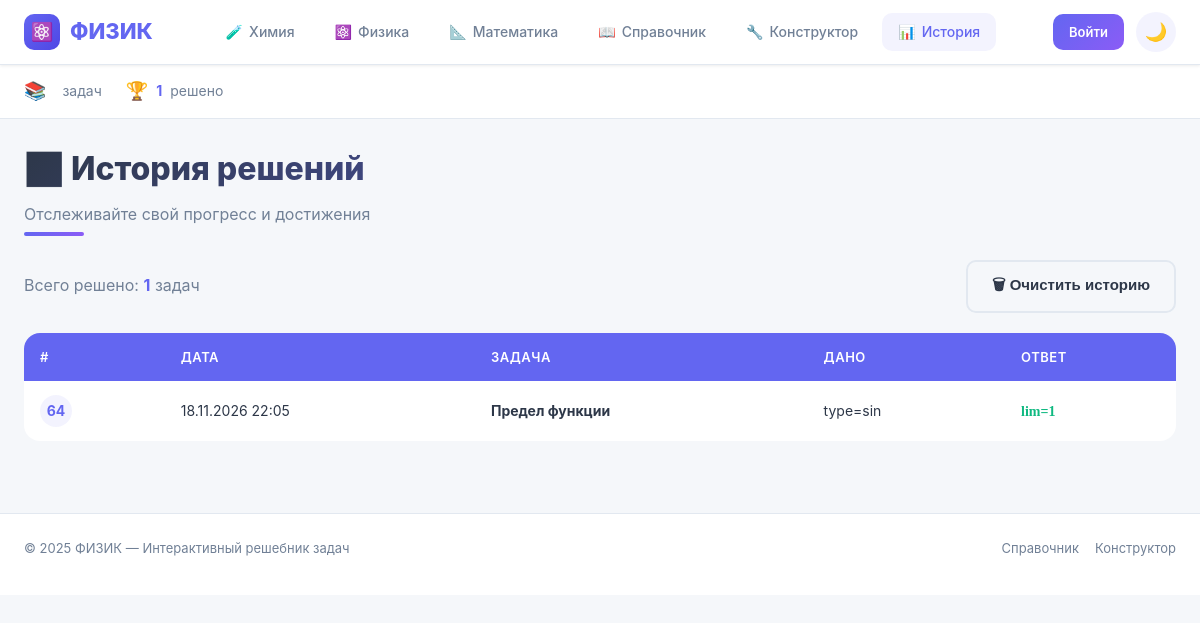
Page /history (signed in) on the earlier database version.
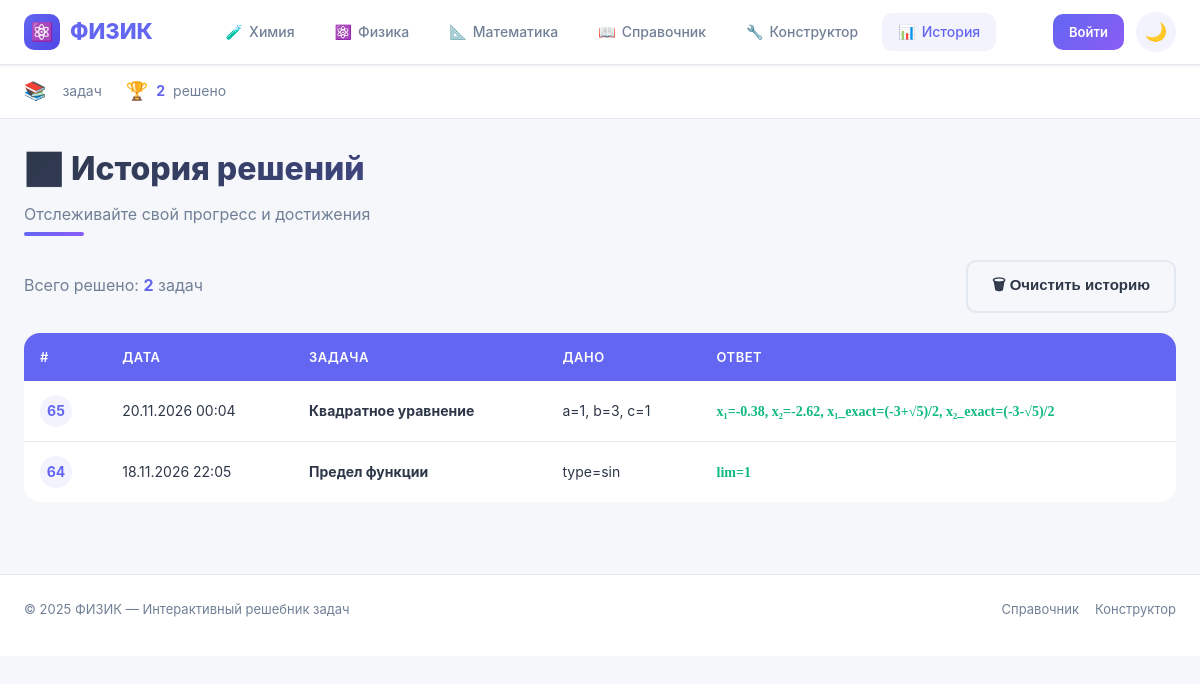
Same page on the later database version.
### tables this page shows
CREATE TABLE history (
            id INTEGER PRIMARY KEY AUTOINCREMENT,
            user_id INTEGER NOT NULL,
            task_id TEXT NOT NULL,
            task_name TEXT NOT NULL,
            inputs TEXT NOT NULL,
            results TEXT NOT NULL,
            created_at TEXT NOT NULL,
            FOREIGN KEY (user_id) REFERENCES users(id)
        );

### app.py (the view)
@app.route('/history')
def history():
    user = get_current_user()
    if not user:
        flash('Войдите в аккаунт', 'warning')
        return redirect(url_for('login'))
    records = get_history(user['id'])
    return render_template('history.html', records=records)

### app.py (called while the page is built)
def get_current_user():
    if 'user_id' in session:
        return get_user_by_id(session['user_id'])
    return None

### models.py (called while the page is built)
def _get_connection():
    conn = sqlite3.connect(DB_PATH)
    conn.execute("PRAGMA foreign_keys = ON")
    return conn

def get_user_by_id(user_id):
    with _get_connection() as conn:
        conn.row_factory = sqlite3.Row
        user = conn.execute("SELECT * FROM users WHERE id = ?", (user_id,)).fetchone()
        if not user:
            return None
        return {
            'id': user['id'],
            'username': user['username'],
            'email': user['email'],
            'avatar': user['avatar'],
            'xp': user['xp'],
            'coins': user['coins'],
            'streak': user['streak'],
            'created_at': user['created_at']
        }

def get_history(user_id, limit=50):
    with _get_connection() as conn:
        conn.row_factory = sqlite3.Row
        rows = conn.execute(
            "SELECT * FROM history WHERE user_id = ? ORDER BY id DESC LIMIT ?",
            (user_id, limit)
        ).fetchall()
    return [dict(r) for r in rows]

### templates/history.html (shortened to what this page needs)
{% extends 'base.html' %}
{% block content %}
<div class="page-header">
    <h1>📊 История решений</h1>
    <p class="subtitle">Отслеживайте свой прогресс и достижения</p>
</div>
{% if records %}
<div style="display: flex; justify-content: space-between; align-items: center; margin-bottom: 20px; flex-wrap: wrap; gap: 12px;">
    <div style="font-size: 16px; color: var(--text-secondary);">
        Всего решено: <strong style="color: var(--primary);">{{ records|length }}</strong> задач
    </div>
    <form method="post" action="{{ url_for('history_clear') }}"
          onsubmit="return confirm('Удалить всю историю?');">
        <button class="btn btn-outline" type="submit">🗑 Очистить историю</button>
    </form>
</div>
<div class="history-table">
    <table>
        <thead>
            <tr>
                <th>#</th>
                <th>Дата</th>
                <th>Задача</th>
                <th>Дано</th>
                <th>Ответ</th>
            </tr>
        </thead>
        <tbody>
            {% for r in records %}
            <tr class="history-row">
                <td><span class="history-number">{{ r.id }}</span></td>
                <td>{{ r.created_at }}</td>
                <td><b>{{ r.task_name }}</b></td>
                <td>{{ r.inputs }}</td>
                <td><span class="history-result">{{ r.results }}</span></td>
            </tr>
            {% endfor %}
        </tbody>
    </table>
</div>
{% endif %}
{% endblock %}

### templates/base.html (shortened to what this page needs)
<!doctype html>
<html lang="ru">
<head>
    <link rel="stylesheet" href="{{ url_for('static', filename='style.css') }}?v=13">
</head>
<body>
<header class="topbar">
    <div class="topbar-inner">
        <a href="{{ url_for('index') }}" class="logo">
            <span class="logo-icon">⚛️</span>
            <span class="logo-text">ФИЗИК</span>
        </a>
        <nav class="topnav">
            <a href="{{ url_for('chemistry') }}" class="topnav-item {% if request.endpoint == 'chemistry' %}active{% endif %}">
                <span class="topnav-icon">🧪</span>
                <span>Химия</span>
            </a>
            <a href="{{ url_for('index') }}" class="topnav-item {% if request.endpoint == 'index' %}active{% endif %}">
                <span class="topnav-icon">⚛️</span>
                <span>Физика</span>
            </a>
            <a href="{{ url_for('math') }}" class="topnav-item {% if request.endpoint == 'math' %}active{% endif %}">
                <span class="topnav-icon">📐</span>
                <span>Математика</span>
            </a>
            <a href="{{ url_for('reference') }}" class="topnav-item {% if request.endpoint == 'reference' %}active{% endif %}">
                <span class="topnav-icon">📖</span>
                <span>Справочник</span>
            </a>
            <a href="{{ url_for('builder') }}" class="topnav-item {% if request.endpoint == 'builder' %}active{% endif %}">
                <span class="topnav-icon">🔧</span>
                <span>Конструктор</span>
            </a>
            <a href="{{ url_for('history') }}" class="topnav-item {% if request.endpoint == 'history' %}active{% endif %}">
                <span class="topnav-icon">📊</span>
                <span>История</span>
            </a>
        </nav>
        <div class="topbar-right">
            {% if user %}
            <div class="user-badge">
                <div class="user-avatar">{{ user.username[0]|upper }}</div>
                <span class="user-name">{{ user.username }}</span>
                <a href="{{ url_for('profile') }}" class="topnav-item" title="Профиль">👤</a>
                <a href="{{ url_for('logout') }}" class="topnav-item" title="Выйти">🚪</a>
            </div>
            {% else %}
            <a href="{{ url_for('login') }}" class="btn" style="padding: 8px 16px; font-size: 13px;">Войти</a>
            {% endif %}
            <button id="theme-toggle" class="theme-btn" title="Сменить тему">🌙</button>
        </div>
    </div>
</header>
<div class="stats-bar">
    <div class="stats-inner">
        <div class="stat-item">
            <span class="stat-icon">📚</span>
            <span class="stat-label">задач</span>
        </div>
        {% if user %}
        <div class="stat-item">
            <span class="stat-icon">⭐</span>
            <span class="stat-value">{{ user.xp or 0 }}</span>
            <span class="stat-label">опыт</span>
        </div>
        <div class="stat-item">
            <span class="stat-icon">🪙</span>
            <span class="stat-value">{{ user.coins or 0 }}</span>
            <span class="stat-label">монеты</span>
        </div>
        <div class="stat-item">
            <span class="stat-icon">🔥</span>
            <span class="stat-value">{{ user.streak or 0 }}</span>
            <span class="stat-label">серия</span>
        </div>
        {% else %}
        <div class="stat-item">
            <span class="stat-icon">🏆</span>
            <span class="stat-value">{{ records|length if records else 0 }}</span>
            <span class="stat-label">решено</span>
        </div>
        {% endif %}
    </div>
</div>
<main>
    {% block content %}{% endblock %}
</main>
<footer class="site-footer">
    <div style="max-width: 1280px; margin: 0 auto;">
        <div style="display: flex; justify-content: space-between; align-items: center; margin-bottom: 12px;">
            <span>© 2025 ФИЗИК — Интерактивный решебник задач</span>
            <div style="display: flex; gap: 16px;">
                <a href="{{ url_for('reference') }}" style="color: var(--text-secondary); text-decoration: none; font-size: 13px;">Справочник</a>
                <a href="{{ url_for('builder') }}" style="color: var(--text-secondary); text-decoration: none; font-size: 13px;">Конструктор</a>
            </div>
        </div>
    </div>
</footer>
</body>
</html>

### templates/history.html (style rules this page uses)
.history-row { transition: all 0.2s ease; }
.history-number { display: inline-flex; align-items: center; justify-content: center; width: 32px; height: 32px; background: var(--primary-light); color: var(--primary); border-radius: 50%; font-weight: 700; font-size: 14px; }
.history-result { font-family: 'Times New Roman', serif; font-weight: 600; color: var(--success); }

Differences in the rows shown:
added history: id "65", created_at "20.11.2026 00:04", task_name "Квадратное уравнение", inputs "a=1, b=3, c=1", results "x₁=-0.38, x₂=-2.62, x₁_exact=(-3+√5)/2, x₂_exact=(-3-√5)/2"
Other differences:
{{ records|length if records else 0 }}: "1" → "2"
{{ records|length }}: "1" → "2"
